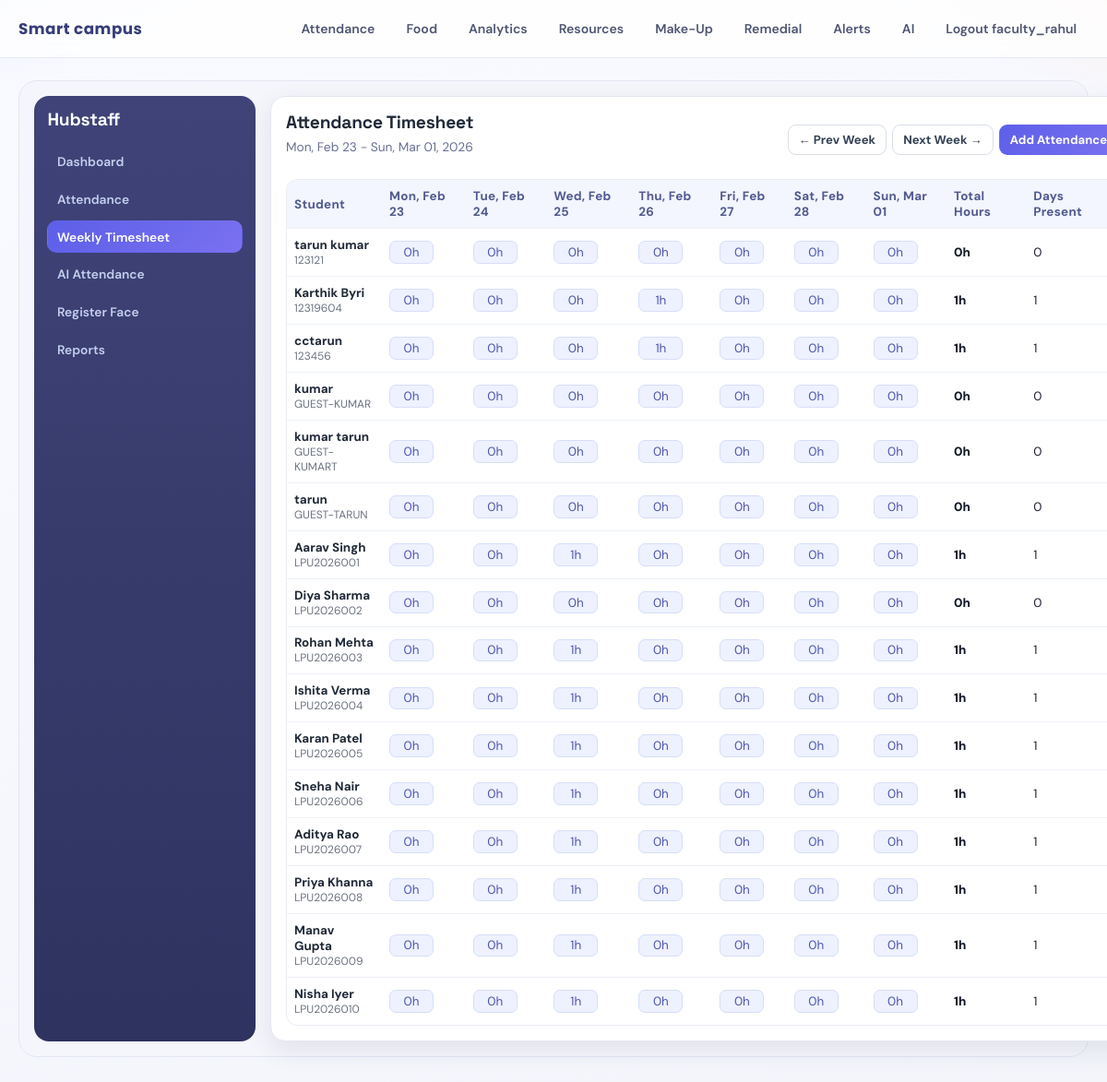
/attendance/timesheet/ (signed in), run on the app's committed database.
### campus_core/models.py (models this page shows, shortened)
class StudentProfile(models.Model):
    user = models.OneToOneField(User, on_delete=models.CASCADE, related_name="student_profile")
    registration_no = models.CharField(max_length=30, unique=True)
    parent_contact = models.CharField(max_length=40, blank=True)

### campus_core/views.py (the view)
# urls.py: path("attendance/timesheet/", views.attendance_timesheet, name="attendance-timesheet"),
@role_required(ROLE_FACULTY)
def attendance_timesheet(request):
    start_str = request.GET.get("start", "").strip()
    if start_str:
        try:
            start_date = timezone.datetime.strptime(start_str, "%Y-%m-%d").date()
        except ValueError:
            start_date = timezone.localdate() - timedelta(days=timezone.localdate().weekday())
    else:
        today = timezone.localdate()
        start_date = today - timedelta(days=today.weekday())
    week_days = [start_date + timedelta(days=i) for i in range(7)]
    end_date = week_days[-1]
    records = (
        AttendanceRecord.objects.filter(session__date__gte=start_date, session__date__lte=end_date)
        .select_related("student__user", "session")
        .order_by("student__registration_no", "session__date")
    )
    row_map = {}
    for rec in records:
        key = rec.student_id
        if key not in row_map:
            row_map[key] = {
                "student": rec.student,
                "hours_by_day": {day: 0 for day in week_days},
                "present_count": 0,
            }
        if rec.status == "PRESENT":
            row_map[key]["hours_by_day"][rec.session.date] += 1
            row_map[key]["present_count"] += 1
    rows = []
    for _, data in row_map.items():
        total_hours = sum(data["hours_by_day"].values())
        day_hours = [data["hours_by_day"][day] for day in week_days]
        rows.append(
            {
                "student": data["student"],
                "hours_by_day": data["hours_by_day"],
                "day_hours": day_hours,
                "total_hours": total_hours,
                "present_count": data["present_count"],
            }
        )
    rows.sort(key=lambda r: r["student"].registration_no)
    return render(
        request,
        "campus_core/attendance_timesheet.html",
        {
            "week_days": week_days,
            "rows": rows,
            "start_date": start_date,
            "end_date": end_date,
            "prev_start": start_date - timedelta(days=7),
            "next_start": start_date + timedelta(days=7),
        },
    )

### campus_core/authz.py (called while the page is built)
def get_user_role(user: User) -> str:
    if not user or not user.is_authenticated:
        return ROLE_GUEST
    if user.is_superuser or user.is_staff or user.groups.filter(name__iexact="faculty").exists():
        return ROLE_FACULTY
    if user.groups.filter(name__iexact="vendor").exists():
        return ROLE_VENDOR
    if user.groups.filter(name__iexact="student").exists():
        return ROLE_STUDENT
    if StudentProfile.objects.filter(user=user).exists():
        return ROLE_STUDENT
    if hasattr(user, "faculty_profile"):
        return ROLE_FACULTY
    return ROLE_FACULTY

def role_flags(user: User) -> dict[str, bool | str]:
    role = get_user_role(user)
    is_faculty = role == ROLE_FACULTY
    is_student = role == ROLE_STUDENT
    is_vendor = role == ROLE_VENDOR
    return {
        "user_role": role,
        "is_faculty": is_faculty,
        "is_student": is_student,
        "is_vendor": is_vendor,
        "can_attendance": is_faculty,
        "can_food": is_faculty or is_student or is_vendor,
        "can_analytics": is_faculty or is_vendor,
        "can_resources": is_faculty,
        "can_makeup": is_faculty or is_student,
        "can_remedial": is_faculty or is_student,
        "can_alerts": is_faculty or is_vendor,
        "can_ai": is_faculty,
    }

### campus_core/context_processors.py (called while the page is built)
def role_context(request):
    return role_flags(request.user)

### campus_core/views.py (called while the page is built)
def role_required(*allowed_roles):
    def decorator(view_func):
        @login_required(login_url="login")
        @wraps(view_func)
        def _wrapped(request, *args, **kwargs):
            role = get_user_role(request.user)
            if role not in allowed_roles:
                messages.error(request, "You do not have permission to access this page.")
                return redirect("home")
            return view_func(request, *args, **kwargs)
        return _wrapped
    return decorator

### templates/campus_core/attendance_timesheet.html (shortened to what this page needs)
{% extends 'base.html' %}
{% block content %}
<div class="ts-shell">
  <div class="ts-grid">
    <aside class="ts-side">
      <h3 class="ts-brand">Hubstaff</h3>
      <div class="ts-nav">
        <a href="/">Dashboard</a>
        <a href="/attendance/mark/">Attendance</a>
        <a class="active" href="/attendance/timesheet/">Weekly Timesheet</a>
        <a href="/attendance/ai-mark/">AI Attendance</a>
        <a href="/attendance/enroll/">Register Face</a>
        <a href="/notifications/">Reports</a>
      </div>
    </aside>
    <section class="ts-main">
      <div class="ts-head">
        <div>
          <h2 class="ts-title">Attendance Timesheet</h2>
          <p class="ts-range">{{ start_date|date:"D, M d" }} - {{ end_date|date:"D, M d, Y" }}</p>
        </div>
        <div class="ts-actions">
          <a class="ts-btn" href="?start={{ prev_start|date:'Y-m-d' }}">&larr; Prev Week</a>
          <a class="ts-btn" href="?start={{ next_start|date:'Y-m-d' }}">Next Week &rarr;</a>
          <a class="ts-btn primary" href="/attendance/mark/">Add Attendance</a>
        </div>
      </div>
      <div class="ts-table-wrap">
        <table class="ts-table">
          <tr>
            <th>Student</th>
            {% for day in week_days %}
            <th>{{ day|date:"D, M d" }}</th>
            {% endfor %}
            <th>Total Hours</th>
            <th>Days Present</th>
          </tr>
          {% for row in rows %}
          <tr>
            <td>
              <div class="ts-student">{{ row.student.user.get_full_name|default:row.student.user.username }}</div>
              <div class="ts-sub">{{ row.student.registration_no }}</div>
            </td>
            {% for hours in row.day_hours %}
            <td><span class="ts-pill">{{ hours }}h</span></td>
            {% endfor %}
            <td class="ts-total">{{ row.total_hours }}h</td>
            <td>{{ row.present_count }}</td>
          </tr>
          {% empty %}
          <tr><td colspan="10" class="ts-empty">No attendance records found for this week.</td></tr>
          {% endfor %}
        </table>
      </div>
    </section>
  </div>
</div>
{% endblock %}

### templates/base.html (shortened to what this page needs)
<!DOCTYPE html>
<html lang="en">
<head>
</head>
<body>
    <header class="topbar">
        <div class="topbar-inner">
            <a class="brand" href="/">Smart campus</a>
            <nav class="nav-grid">
                {% if user.is_authenticated %}
                {% if can_attendance %}<a class="nav-link" href="/attendance/mark/">Attendance</a>{% endif %}
                {% if can_food %}<a class="nav-link" href="/food/order/">Food</a>{% endif %}
                {% if can_analytics %}<a class="nav-link" href="/food/analytics/">Analytics</a>{% endif %}
                {% if can_resources %}<a class="nav-link" href="/resources/">Resources</a>{% endif %}
                {% if can_makeup %}<a class="nav-link" href="/makeup/schedule/">Make-Up</a>{% endif %}
                {% if can_remedial %}<a class="nav-link" href="/makeup/remedial-attendance/">Remedial</a>{% endif %}
                {% if can_alerts %}<a class="nav-link" href="/notifications/">Alerts</a>{% endif %}
                {% if can_ai %}<a class="nav-link" href="/ai-preview/">AI</a>{% endif %}
                <form class="nav-inline-form" method="post" action="/accounts/logout/">
                    <button class="nav-button" type="submit">Logout {{ user.username }}</button>
                </form>
                {% else %}
                <a class="nav-link" href="/accounts/login/">Login</a>
                {% endif %}
            </nav>
        </div>
    </header>
    <main class="shell">
        {% block content %}{% endblock %}
    </main>
</body>
</html>

### templates/base.html (style rules this page uses)
:root { --bg: #f5f6fb; --surface: #ffffffe6; --surface-strong: #ffffff; --text: #1e2233; --muted: #656b84; --line: #e3e7f2; --brand: #5c5fe8; --brand-dark: #4346c8; --brand-soft: #eef0ff; --accent: #ff8f50; --danger: #b42318; --ok: #067647; --shadow: 0 18px 45px rgba(34, 43, 80, 0.12); --radius: 18px; }
* { box-sizing: border-box; }
body { margin: 0; color: var(--text); font-family: "DM Sans", "Segoe UI", sans-serif; background: radial-gradient(65rem 40rem at -15% -20%, #d9dcff 0%, transparent 55%), radial-gradient(58rem 32rem at 115% -10%, #ffe1d2 0%, transparent 48%), linear-gradient(160deg, #f9faff 0%, #f3f5fb 100%); min-height: 100vh; }
.topbar { position: sticky; top: 0; z-index: 5; backdrop-filter: blur(14px); background: rgba(255, 255, 255, 0.78); border-bottom: 1px solid #e4e8f4; }
.topbar-inner { width: min(1160px, calc(100% - 2rem)); margin: 0 auto; display: flex; align-items: center; justify-content: space-between; gap: 1rem; padding: 0.85rem 0; }
.brand { font-family: "Poppins", sans-serif; font-size: 1.05rem; font-weight: 700; letter-spacing: 0.03em; color: #363d78; text-decoration: none; white-space: nowrap; }
.nav-grid { display: flex; flex-wrap: wrap; justify-content: flex-end; gap: 0.5rem; }
.nav-link { color: #4d5472; text-decoration: none; font-size: 0.88rem; font-weight: 600; padding: 0.45rem 0.75rem; border-radius: 999px; border: 1px solid transparent; transition: 180ms ease; }
.nav-inline-form { margin: 0; }
.nav-button { color: #4d5472; font-size: 0.88rem; font-weight: 600; padding: 0.45rem 0.75rem; border-radius: 999px; border: 1px solid transparent; background: transparent; cursor: pointer; font-family: inherit; }
.shell { width: min(1160px, calc(100% - 2rem)); margin: 1.5rem auto 2.5rem; }
h1, h2, h3 { font-family: "Poppins", sans-serif; margin-top: 0; line-height: 1.18; letter-spacing: -0.01em; }
h2 { font-size: clamp(1.3rem, 3vw, 1.85rem); margin-bottom: 0.7rem; }
h3 { font-size: 1.05rem; margin: 0.6rem 0; }
p { margin: 0.4rem 0 0.9rem; color: var(--muted); }
table { width: 100%; border-collapse: collapse; min-width: 620px; }
th, td { text-align: left; padding: 0.72rem; border-bottom: 1px solid #e3ece8; font-size: 0.94rem; }
th { background: #f3f5ff; color: #51598f; font-weight: 700; letter-spacing: 0.02em; }
tr:last-child td { border-bottom: none; }
.fd-card, .panel, .att-card, .rm-card, .ts-main, .oh-card { background: #fff !important; border-color: #e3e7f2 !important; box-shadow: 0 10px 28px rgba(28, 37, 74, 0.09) !important; }
.fd-wrap, .bill-shell, .att-wrap, .ts-shell, .rm-shell { background: #f5f6fb !important; border-color: #e3e7f2 !important; }
.ts-side, .rm-side { background: linear-gradient(180deg, #3f4378, #2f335f) !important; color: #dfe4ff !important; }
.fd-nav-link.active, .att-nav-item.active, .ts-nav a.active, .rm-nav a.active, .side-tab.active { background: linear-gradient(135deg, #5c5fe8, #7a71f0) !important; color: #fff !important; border-color: transparent !important; }
.fd-btn, .fd-check, .pay-open, .add-btn, .ts-btn.primary, .att-btn.primary { background: linear-gradient(135deg, #5c5fe8, #7a71f0) !important; color: #fff !important; border-color: transparent !important; }
.fd-upgrade p, .fd-sub, .muted, .oh-meta, .ts-range, .rm-muted, .att-sub { color: #697095 !important; }
.fd-discount, .tag, .oh-tag, .rm-badge, .ts-pill { background: #eef1ff !important; color: #4e56ad !important; border-color: #d6def9 !important; }
.att-table th, .rm-table th, .ts-table th, .row[style], .table-wrap th { background: #f3f5ff !important; color: #50598e !important; }

### data on the page
StudentProfile: student.user.get_full_name "tarun kumar", student.registration_no "123121", day_hours "0" "0" "0" "0" "0" "0" "0", total_hours "0", present_count "0"
StudentProfile: student.user.get_full_name "Karthik Byri", student.registration_no "12319604", day_hours "0" "0" "0" "1" "0" "0" "0", total_hours "1", present_count "1"
StudentProfile: student.user.get_full_name "cctarun", student.registration_no "123456", day_hours "0" "0" "0" "1" "0" "0" "0", total_hours "1", present_count "1"
StudentProfile: student.user.get_full_name "kumar", student.registration_no "GUEST-KUMAR", day_hours "0" "0" "0" "0" "0" "0" "0", total_hours "0", present_count "0"
StudentProfile: student.user.get_full_name "kumar tarun", student.registration_no "GUEST-KUMART", day_hours "0" "0" "0" "0" "0" "0" "0", total_hours "0", present_count "0"
StudentProfile: student.user.get_full_name "tarun", student.registration_no "GUEST-TARUN", day_hours "0" "0" "0" "0" "0" "0" "0", total_hours "0", present_count "0"
StudentProfile: student.user.get_full_name "Aarav Singh", student.registration_no "LPU2026001", day_hours "0" "0" "1" "0" "0" "0" "0", total_hours "1", present_count "1"
StudentProfile: student.user.get_full_name "Diya Sharma", student.registration_no "LPU2026002", day_hours "0" "0" "0" "0" "0" "0" "0", total_hours "0", present_count "0"
StudentProfile: student.user.get_full_name "Rohan Mehta", student.registration_no "LPU2026003", day_hours "0" "0" "1" "0" "0" "0" "0", total_hours "1", present_count "1"
StudentProfile: student.user.get_full_name "Ishita Verma", student.registration_no "LPU2026004", day_hours "0" "0" "1" "0" "0" "0" "0", total_hours "1", present_count "1"
StudentProfile: student.user.get_full_name "Karan Patel", student.registration_no "LPU2026005", day_hours "0" "0" "1" "0" "0" "0" "0", total_hours "1", present_count "1"
StudentProfile: student.user.get_full_name "Sneha Nair", student.registration_no "LPU2026006", day_hours "0" "0" "1" "0" "0" "0" "0", total_hours "1", present_count "1"
StudentProfile: student.user.get_full_name "Aditya Rao", student.registration_no "LPU2026007", day_hours "0" "0" "1" "0" "0" "0" "0", total_hours "1", present_count "1"
StudentProfile: student.user.get_full_name "Priya Khanna", student.registration_no "LPU2026008", day_hours "0" "0" "1" "0" "0" "0" "0", total_hours "1", present_count "1"
StudentProfile: student.user.get_full_name "Manav Gupta", student.registration_no "LPU2026009", day_hours "0" "0" "1" "0" "0" "0" "0", total_hours "1", present_count "1"
StudentProfile: student.user.get_full_name "Nisha Iyer", student.registration_no "LPU2026010", day_hours "0" "0" "1" "0" "0" "0" "0", total_hours "1", present_count "1"

### other printed values
{{ user.username }} "faculty_rahul"
{{ start_date|date:"D, M d" }} "Mon, Feb 23"
{{ end_date|date:"D, M d, Y" }} "Sun, Mar 01, 2026"
{{ day|date:"D, M d" }} "Mon, Feb 23" "Tue, Feb 24" "Wed, Feb 25" "Thu, Feb 26" "Fri, Feb 27" "Sat, Feb 28" "Sun, Mar 01"
